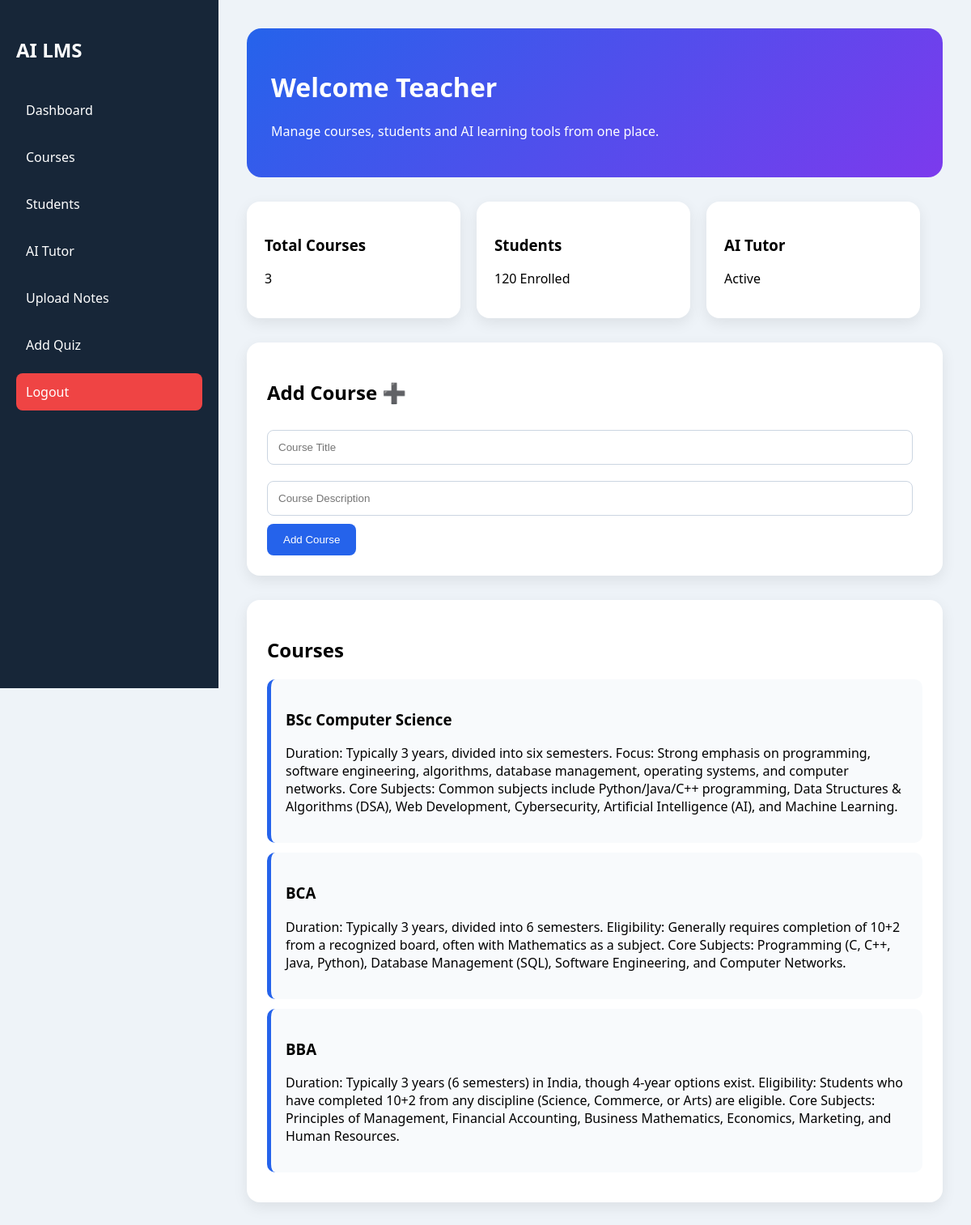
Screenshot of / (signed in) with the database file from the repository.
### courses/models.py (models this page shows, shortened)
class Course(models.Model):
    title = models.CharField(max_length=200)
    description = models.TextField()

### courses/views.py (the view)
# urls.py: path('', views.teacher_dashboard, name='home'),
@login_required
def teacher_dashboard(request):
    courses = Course.objects.all()
    if request.method == "POST":
        title = request.POST.get('title')
        description = request.POST.get('description')
        Course.objects.create(title=title, description=description)
        return redirect('/teacher/dashboard/')
    return render(request, 'educator_portal/dashboard.html', {'courses': courses})

### templates/educator_portal/dashboard.html (shortened to what this page needs)
<!DOCTYPE html>
<html>
<head>
</head>
<body>
<div class="sidebar">
    <h2>AI LMS</h2>
    <a href="/teacher/dashboard/">Dashboard</a>
    <a href="/teacher/courses/">Courses</a>
    <a href="/teacher/students/">Students</a>
    <a href="/teacher/ai-tutor/">AI Tutor</a>
	<a href="/teacher/upload-note/">Upload Notes</a>
<a href="/teacher/add-quiz/">Add Quiz</a>
    <a class="logout" href="/logout/">Logout</a>
</div>
<div class="main">
    <div class="top-card">
        <h1>Welcome Teacher</h1>
        <p>Manage courses, students and AI learning tools from one place.</p>
    </div>
    <div class="cards">
        <div class="card">
            <h3>Total Courses</h3>
            <p>{{ courses|length }}</p>
        </div>
        <div class="card">
            <h3>Students</h3>
            <p>120 Enrolled</p>
        </div>
        <div class="card">
            <h3>AI Tutor</h3>
            <p>Active</p>
        </div>
    </div>
    <div class="section">
        <h2>Add Course ➕</h2>
        <form method="POST">
            <input type="text" name="title" placeholder="Course Title" required>
            <input type="text" name="description" placeholder="Course Description" required>
            <button type="submit">Add Course</button>
        </form>
    </div>
    <div class="section">
        <h2>Courses </h2>
        {% for course in courses %}
            <div class="course">
                <h3>{{ course.title }}</h3>
                <p>{{ course.description }}</p>
            </div>
        {% empty %}
            <p>No courses added yet.</p>
        {% endfor %}
    </div>
</div>
</body>
</html>

### templates/educator_portal/dashboard.html (style rules this page uses)
body { margin: 0; font-family: 'Segoe UI', Arial, sans-serif; background: #eef3f8; }
.sidebar { width: 230px; height: 100vh; background: #172638; color: white; position: fixed; padding: 25px 20px; }
.sidebar h2 { margin-bottom: 35px; }
.sidebar a { display: block; color: white; text-decoration: none; padding: 12px; margin: 12px 0; border-radius: 8px; }
.main { margin-left: 270px; padding: 35px; }
.top-card { background: linear-gradient(135deg, #2563eb, #7c3aed); color: white; padding: 30px; border-radius: 18px; margin-bottom: 30px; }
.cards { display: flex; gap: 20px; margin-bottom: 30px; }
.card { background: white; padding: 22px; width: 220px; border-radius: 16px; box-shadow: 0 6px 18px rgba(0,0,0,0.08); }
.section { background: white; padding: 25px; border-radius: 16px; margin-bottom: 30px; box-shadow: 0 6px 18px rgba(0,0,0,0.08); }
input { width: 95%; padding: 13px; margin: 10px 0; border-radius: 8px; border: 1px solid #cbd5e1; }
button { padding: 12px 20px; background: #2563eb; color: white; border: none; border-radius: 8px; cursor: pointer; }
.course { background: #f8fafc; padding: 18px; border-left: 5px solid #2563eb; border-radius: 10px; margin: 12px 0; }
.logout { background: #ef4444; }

### rows the page displays
Course: title "BSc Computer Science", description "Duration: Typically 3 years, divided into six semesters. Focus: Strong emphasis on programming, software engineering, algorithms, database management, operating systems, and computer networks. Core Subjects: Common subjects include Python/Java/C++ programming, Data Structures & Algorithms (DSA), Web Development, Cybersecurity, Artificial Intelligence (AI), and Machine Learning."
Course: title "BCA", description "Duration: Typically 3 years, divided into 6 semesters. Eligibility: Generally requires completion of 10+2 from a recognized board, often with Mathematics as a subject. Core Subjects: Programming (C, C++, Java, Python), Database Management (SQL), Software Engineering, and Computer Networks."
Course: title "BBA", description "Duration: Typically 3 years (6 semesters) in India, though 4-year options exist. Eligibility: Students who have completed 10+2 from any discipline (Science, Commerce, or Arts) are eligible. Core Subjects: Principles of Management, Financial Accounting, Business Mathematics, Economics, Marketing, and Human Resources."

### other values shown
{{ courses|length }} "3"
